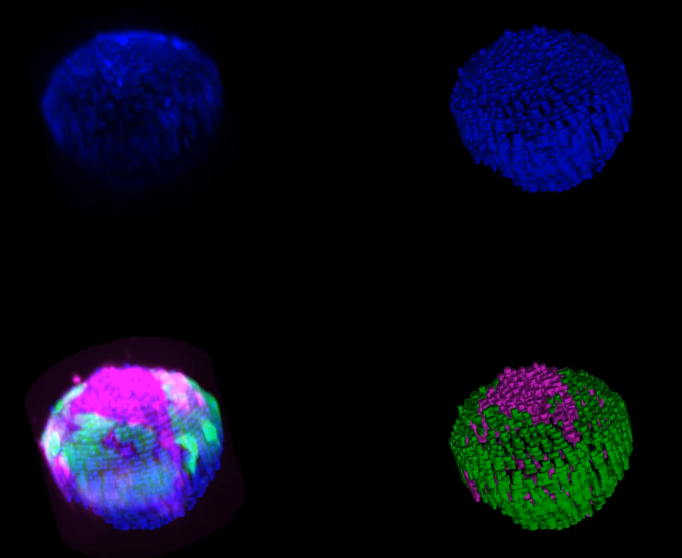
#> input picture miscellaneous/thumbnail_example.png, 1364 x 1115 px (shown at 1/2 size)
$ python -i watershed_segmenter.py   (imports and definitions only)
#> lines starting #> are read from the running program, lines starting #| are printed output that depends on the picture; after the words box and inside, x2 and y2 are one past the last pixel; in counts of white or black regions, pixels touching at a corner belong together
"""CPU nuclear segmentation with a size-calibrated watershed, one 2D label image per Z plane.

This is a lightweight alternative to Cellpose for computers without a GPU. Like the
Cellpose path, it segments every Z plane in 2D; NucLogic's stitching
(`utils/stitch_3d.py`) then links the 2D masks into 3D nuclei.

The main difficulty is that image quality changes with depth: deep planes are dim and
noisy, shallow planes are clear. So the algorithm learns the nucleus size once, on the
clearest planes, and expresses every threshold in units of each plane's own noise.

How a stack is segmented (`WatershedSegmenter.segment_stack`):

1. Light blur along Z, so every plane borrows some signal from its neighbours.
2. Per plane: estimate the noise level and a quality score (how much bright structure
   stands out from that noise).
3. Calibration: on the few best planes, estimate the nucleus radius R. A first guess
   comes from a blob detector at many scales; then we segment, measure the objects that
   do not touch anything, and repeat until R stops changing.
4. Per plane (in parallel threads):
   a. work at a reduced resolution where nuclei are ~6 px in radius (much faster),
   b. foreground = smoothed image above a noise-based threshold,
   c. seeds = blob-detector peaks matched to size R (one per nucleus),
   d. watershed from the seeds to split touching nuclei,
   e. per object: put the edge at half its height, split objects with a 'neck'
      (two nuclei that merged), and drop haze that barely stands out from its
      surroundings,
   f. drop objects that are not clearly above the camera noise; this keeps empty
      planes (above or below the sample) empty.

Parameters worth tuning first: `diameter` (skip calibration if you know the size),
`k_object` (higher = stricter about faint objects), `min_rel_contrast` (higher = more
aggressive against haze), `neck_depth` (lower = split touching nuclei more readily).

A few terms used throughout:
- sigma / noise sigma: the typical size of random pixel-to-pixel fluctuations.
  "k sigmas" means "k times larger than typical noise".
- LoG (Laplacian of Gaussian): a filter that responds strongly to round bright blobs of
  a particular size; used here as the blob/nucleus detector.
- MAD (median absolute deviation): a measure of spread like the standard deviation, but
  hardly affected by a few very bright pixels (such as nuclei). 1.4826 * MAD equals the
  standard deviation for normally distributed noise.
"""

import os
from concurrent.futures import ThreadPoolExecutor
from contextlib import nullcontext

import numpy as np
from alive_progress import alive_bar
from scipy import ndimage as ndi
from skimage import morphology, segmentation
from skimage.feature import peak_local_max


# The linear filters used in this file. We keep them in one place because we need to know
# how much each one shrinks the noise (see WatershedSegmenter._norm).
FILTERS = {
    "residual": lambda x, s: x - ndi.gaussian_filter(x, s),  # image minus a blurred copy: keeps fine detail/noise
    "gauss": ndi.gaussian_filter,                           # blur
    "log": ndi.gaussian_laplace,                            # blob detector (negative for bright blobs)
}


class WatershedSegmenter:
    """CPU 2D nuclear segmentation of a 3D stack, one label image per Z plane.

    Usage:
        segmenter = WatershedSegmenter()
        labels = segmenter.segment_stack(image)   # image: (Z, Y, X) array -> labels: (Z, Y, X) uint16
        segmenter.radius                          # the nucleus radius it found (pixels)
        segmenter.last                            # per-plane diagnostics (noise, quality, seeds, ...)

    The nucleus radius R is measured once on the highest-quality planes and then sets the
    blur, the seed detector and the seed spacing on every plane. Thresholds are in units of
    each plane's own noise, so planes without signal come out empty instead of segmenting
    stretched noise.
    """

    def __init__(self, diameter=None, z_sigma=1.0, k_fg=3.0, rel_fg=0.25, k_seed=3.0,
                 top_k=3, quality_floor=4.0, radius_percentile=75, compactness=0.0,
                 edge_frac=0.5, neck_depth=0.2, calibration_passes=3, min_rel_contrast=0.25,
                 target_radius=6.0, disk_like=0.8, k_object=12.0, workers=None):
        # Size
        self.diameter = diameter            # nucleus diameter in px; None = measure it on the best planes
        self.top_k = top_k                  # number of best planes used to measure the size
        self.calibration_passes = calibration_passes  # segment-and-remeasure rounds for R
        self.radius_percentile = radius_percentile    # R = this percentile of measured radii (75: full-size nuclei, not small cross-sections)
        self.target_radius = target_radius  # working scale: planes are downsampled until nuclei are about this radius

        # Detection
        self.z_sigma = z_sigma              # blur along Z, in planes; 0 = off
        self.k_fg = k_fg                    # foreground threshold in noise sigmas...
        self.rel_fg = rel_fg                # ...or as a fraction of the bright-nucleus level, whichever is stricter
        self.k_seed = k_seed                # seed (blob peak) threshold in noise sigmas
        self.quality_floor = quality_floor  # planes scoring below this are skipped; pure noise scores about 2.3
        self.compactness = compactness      # >0 makes watershed regions rounder (0 = follow the intensity only)

        # Clean-up of each object
        self.edge_frac = edge_frac          # object edge at this fraction of its height (0.5 = half maximum)
        self.neck_depth = neck_depth        # split if the neck is this much narrower than the lobes, in units of R
        self.disk_like = disk_like          # deepest point / equivalent radius; two touching disks reach at most 0.71
        self.min_rel_contrast = min_rel_contrast  # drop objects whose signal is mostly a local pedestal (haze); 0 = off
        self.k_object = k_object            # objects must peak this many camera-noise sigmas out; 0 = off

        # Speed
        self.workers = workers or min(8, os.cpu_count() or 1)  # threads; planes are processed in parallel

        # Filled in while running
        self.radius = None                  # nucleus radius in px (full resolution)
        self.last = {}                      # diagnostics of the last segment_stack call
        self._norms = {}                    # cache for _norm

    # =====================================================================================
    # Small helpers
    # =====================================================================================

    def _map(self, fn, items):
        """Run fn on every item, using a pool of threads.

        Threads help here because nearly all heavy work happens inside SciPy/scikit-image C
        code, which releases Python's GIL (the lock that normally lets only one thread run
        Python at a time). Beyond ~8 threads there is little gain: memory speed becomes the limit.
        """
        if self.workers <= 1:
            return [fn(i) for i in items]
        with ThreadPoolExecutor(self.workers) as pool:
            return list(pool.map(fn, items))

    def _norm(self, kind, sigma):
        """How much a filter scales random noise: noise after filtering = noise before * this.

        We need this to express thresholds in 'noise sigmas' on filtered images. It is
        measured by filtering a single bright pixel (the filter's 'kernel') and taking the
        square root of the sum of squares. Results are cached because the same filters are
        used on every plane.
        """
        key = (kind, round(float(sigma), 3))
        if key not in self._norms:
            size = 2 * int(4 * sigma + 2) + 1
            delta = np.zeros((size, size), np.float32)
            delta[size // 2, size // 2] = 1
            self._norms[key] = float(np.sqrt(np.sum(FILTERS[kind](delta, sigma) ** 2)))
        return self._norms[key]

    @staticmethod
    def block_mean(plane, f):
        """Shrink an image f times by averaging every f x f block of pixels.

        Averaging (rather than skipping pixels) also averages out noise. Rows/columns that
        do not fill a whole block are dropped.
        """
        if f == 1:
            return plane
        h, w = (plane.shape[0] // f) * f, (plane.shape[1] // f) * f
        out = np.zeros((h // f, w // f), np.float32)
        for i in range(f):  # summing strided views is ~3x faster than reshape().mean()
            for j in range(f):
                out += plane[i:h:f, j:w:f]
        return out / (f * f)

    # [26 lines left out: functions _resize, _label_reduce, not called in this run]

    # =====================================================================================
    # Per-plane measurements: how noisy is a plane, and how good is it?
    # =====================================================================================

    def noise_sigma(self, plane, valid):
        """Estimate how noisy this plane is (the noise 'sigma').

        Almost all thresholds in this file are 'k times the noise', so this number
        decides what counts as signal.

        Trick: blur the plane slightly and subtract the blur from the original. Nuclei are
        smooth, so they mostly cancel out; pixel noise is not smooth, so it remains. The
        spread (MAD) of what is left is the noise.
        """
        # Stay 2 px away from clipped (zero) regions: the jump to zero would look like noise.
        inner = ndi.binary_erosion(valid, iterations=2)
        if inner.sum() < 100:
            return 0.0
        residual = FILTERS["residual"](plane, 1.0)[inner]
        mad = np.median(np.abs(residual - np.median(residual)))
        # The blur-and-subtract step also shrinks the noise a little; _norm undoes that.
        return 1.4826 * mad / self._norm("residual", 1.0)

    def quality(self, plane, sigma_n, valid):
        """Score how much bright structure stands out from the noise in this plane.

        Score = (brightest 1% - median) / noise, after a light blur. Pure noise scores about
        2.3; planes with clear nuclei score tens to hundreds. It does not need to know the
        nucleus size, so it can be used to pick the calibration planes.
        """
        if sigma_n <= 0 or not valid.any():
            return 0.0
        # Computed on a 2x smaller copy: same result as a sigma-2 blur at full size, 4x cheaper.
        smooth = ndi.gaussian_filter(self.block_mean(plane, 2), 1.0)
        v = valid[: smooth.shape[0] * 2 : 2, : smooth.shape[1] * 2 : 2]
        if not v.any():
            return 0.0
        p50, p99 = np.percentile(smooth[v], [50, 99])
        # Averaging 2x2 blocks halves the noise, hence sigma_n / 2.
        return (p99 - p50) / (sigma_n / 2 * self._norm("gauss", 1.0))

    # [301 lines left out: functions blob_noise, pyramid_radius, isolated_radii, calibrate_radius, segment_plane, _segment_plane and 1 more, not called in this run]

    # =====================================================================================
    # The whole stack
    # =====================================================================================

    def segment_stack(self, image, progress=True):
        """Segment every Z plane of a (Z, Y, X) image; returns (Z, Y, X) uint16 labels.

        Label numbers restart in every plane (2D labels); NucLogic's stitching links them
        into 3D nuclei. Diagnostics are stored in self.last. Set progress=False when the
        caller already shows a progress bar (alive_progress cannot nest bars).
        """
        stack = image.astype(np.float32)

        # Light blur along Z: each plane borrows signal from its neighbours (nuclei span
        # several planes, noise does not). Done in row blocks so the threads can share it.
        if self.z_sigma > 0:
            rows = np.linspace(0, stack.shape[1], self.workers + 1).astype(int)
            blurred = self._map(lambda k: ndi.gaussian_filter1d(stack[:, rows[k]:rows[k + 1]], self.z_sigma, axis=0),
                                range(self.workers))
            stack = np.concatenate(blurred, axis=1)

        # Some datasets are background-subtracted and clipped at 0, leaving large areas of
        # exact zeros. Statistics are only taken over 'valid' (non-zero) pixels so those
        # areas do not distort them. Data without such clipping uses every pixel.
        valid = stack > 0
        if valid.mean() > 0.99:
            valid[:] = True

        # Noise and quality of every plane; the best planes are used for calibration.
        noise = np.array(self._map(lambda z: self.noise_sigma(stack[z], valid[z]), range(len(stack))))
        quality = np.array(self._map(lambda z: self.quality(stack[z], noise[z], valid[z]), range(len(stack))))
        best = np.argsort(quality)[::-1][: self.top_k]

        if self.diameter:
            radii, history = np.empty(0), []
            self.radius = self.diameter / 2
        else:
            radii, history = self.calibrate_radius(stack[best], noise[best], valid[best])

        # Camera noise per plane for the final object test (needs R, so after calibration).
        # Uses the raw image: the Z blur would make neighbouring planes share noise.
        blob_noise = self.blob_noise(image, valid)
        labels = np.zeros(stack.shape, np.uint16)

        bar_context = alive_bar(len(stack), title="Segmenting planes") if progress else nullcontext(lambda: None)
        with bar_context as bar:
            # [7 lines left out: function one, not called in this run]

            seeds = self._map(one, range(len(stack)))

        self.last = dict(blob_noise=blob_noise, noise=noise, quality=quality, calibration_planes=best,
                         radii=radii, radius=self.radius, radius_history=history, seeds=seeds)
        return labels

>>> import cv2
>>> picture = cv2.imread('../miscellaneous/thumbnail_example.png', cv2.IMREAD_GRAYSCALE)
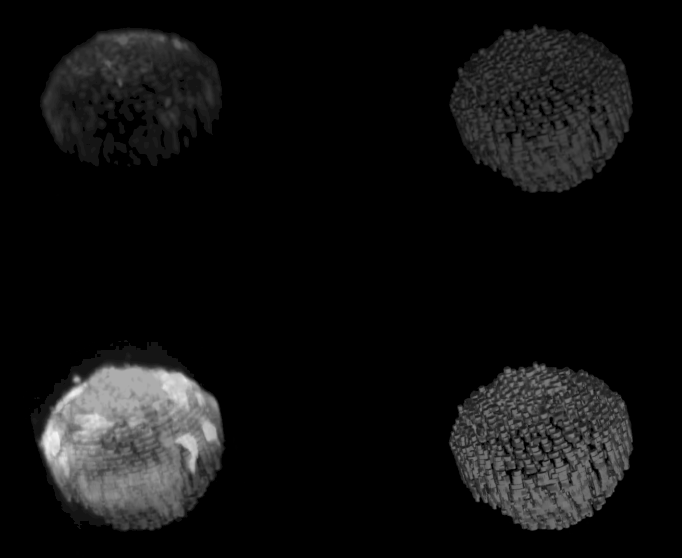
#> picture: shape (1115, 1364) (shown at 1/2 size); min 0, max 244, mean 16.3
>>> result = WatershedSegmenter().segment_stack(picture)
#> in segment_stack, `blurred = self._map(lambda k: ndi.gaussian_filter1d(stack[:, rows[k]:r..`: blurred = 2 items
#> in segment_stack, `valid = stack > 0`:
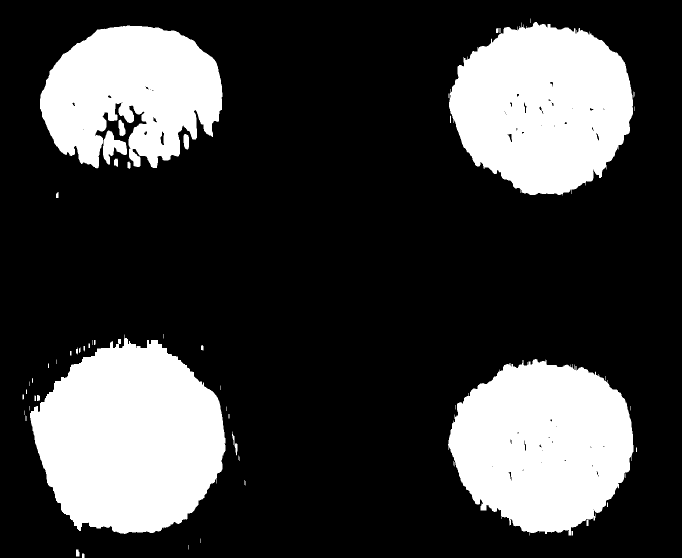
#> valid: shape (1115, 1364) bool (shown at 1/2 size); 25.1% white; 57 white regions (28 under 20 px), largest, box (x1, y1, x2, y2) and area: (60, 669, 451, 1068) 112812, (896, 718, 1267, 1071) 96657, (898, 44, 1266, 391) 95296
#> in segment_stack, `noise = np.array(self._map(lambda z: self.noise_sigma(stack[z], valid[..`: noise = 1115 values, max 1.96 at index 906, min 0 at index 0, mean 0.627
#> (the run stopped early here; a loop or call above may not have finished)
